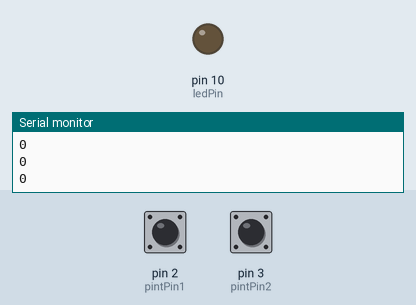
Bench run of a sketch on a simulated Arduino Uno, built with avr-gcc and run on an emulated ATmega328P. Parts: output pins drawn as LEDs (lit = HIGH), the last lines printed to the serial monitor. The test bench sets the inputs (shaded band); at power-on: pin 3 (pintPin2) HIGH, pin 2 (pintPin1) HIGH.

Above: at 1.2 s.
1.3 s: pin 3 (pintPin2) pulled LOW for 0.15 s
At 2.4 s:
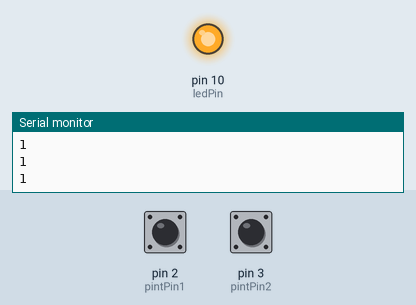
2.9 s: pin 2 (pintPin1) pulled LOW for 0.15 s
At 4.1 s:
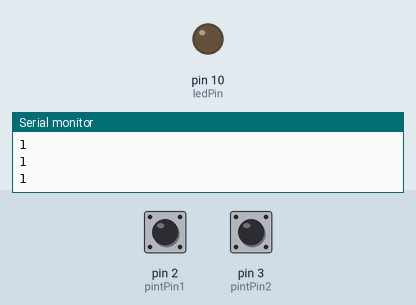
4.5 s: pin 3 (pintPin2) pulled LOW for 1 s
At 6.3 s:
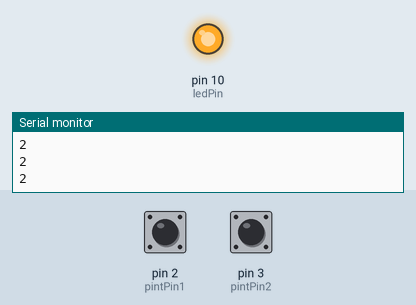
Timing chart, 0 to 7.8 s (numbered marks = the images above; inputs shaded):
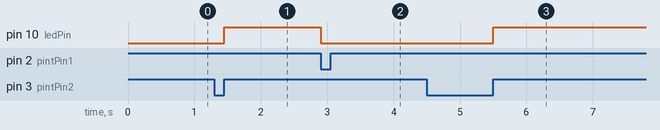

The sketch:

photointerrupter_check.ino
```cpp
#include "Arduino.h"
int ledPin = 10;
int pintPin1 = 2;  //photo interrupter pin 1
int pintPin2 = 3;
int t =0;
int state= 0;

void setup()
{

  	pinMode(pintPin2, INPUT_PULLUP);
  	pinMode(ledPin, OUTPUT);
  	pinMode(pintPin1, INPUT_PULLUP);
  	Serial.begin(9600);
  	attachInterrupt(digitalPinToInterrupt(pintPin2), ledOn, RISING);
  	  	attachInterrupt(digitalPinToInterrupt(pintPin1), ledOff, FALLING);

  }

 void ledOn (){
	digitalWrite(ledPin, HIGH);
	t++;
}
void ledOff(){
	digitalWrite(ledPin, LOW);

}

void loop (){

	Serial.println(t);
	delay(100);
}
```

Measured:
- after the input at 1.3 s, pin 10 (ledPin): LOW → HIGH after 0.15 s
- after the input at 2.9 s, pin 10 (ledPin): HIGH → LOW at once
- after the input at 4.5 s, pin 10 (ledPin): LOW → HIGH after 1.0 s
